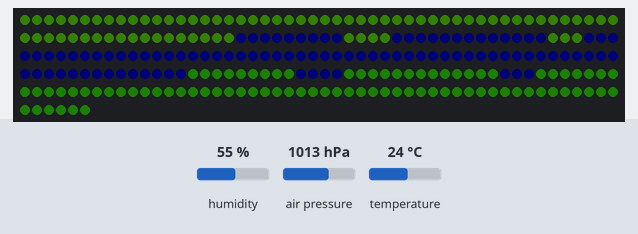
Bench run of a program on a simulated Raspberry Pi Pico running MicroPython. On the bench: 256 RGB LEDs in strip order, left to right, continuing on the next row. Inputs (shaded band) come from the test bench; at power-on: humidity 55 %, air pressure 1013 hPa, temperature 24 °C. Dim RGB values are drawn brighter than linear; library files of the repository ran but are not shown: bme280.py, ws2812.py; what the program prints to the serial console is not drawn.

Above: at 1.2 s.
1.3 s: humidity set to 22 %
At 2.2 s:
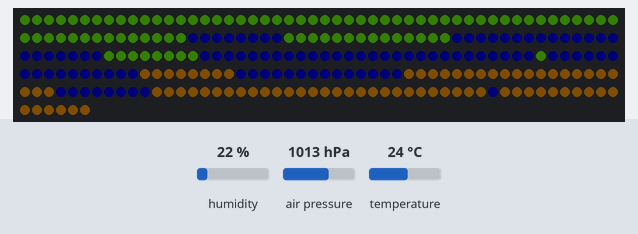
4.3 s: air pressure set to 952 hPa
At 6.5 s:
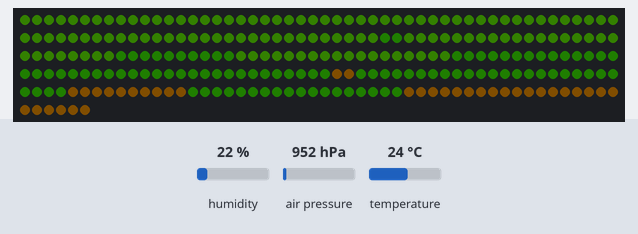
7.3 s: temperature set to 12 °C
At 8.5 s:
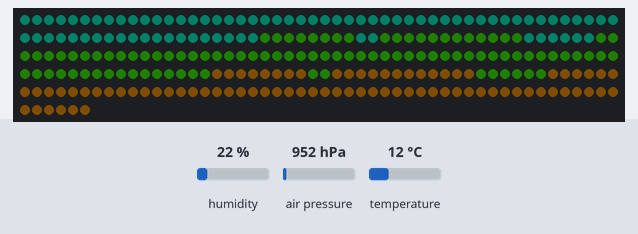
10.3 s: humidity set to 68 %
At 11.9 s:
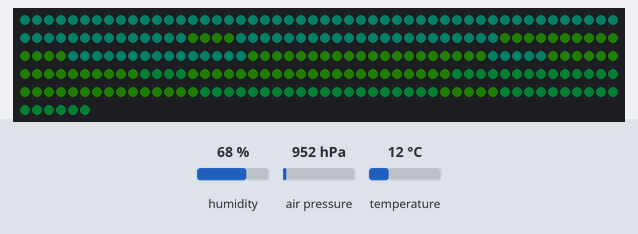
13.3 s: air pressure set to 1000 hPa
At 14.6 s:
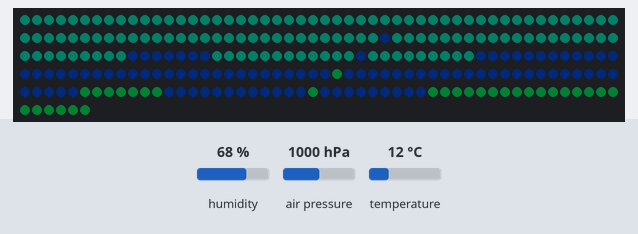
16.3 s: temperature set to 33 °C
At 18.2 s:
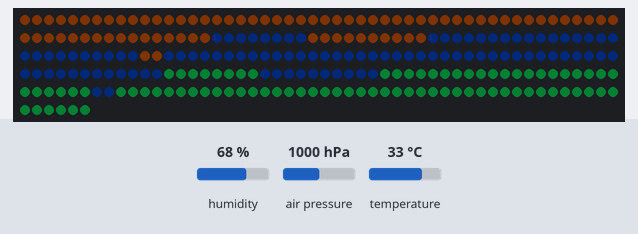
Timing chart, 0 to 19.7 s (numbered marks = the images above; inputs shaded):
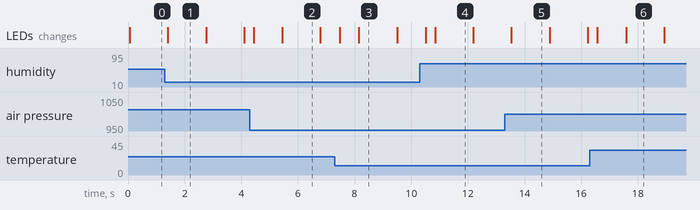

Measured:
- after the input at 1.3 s, the LEDs: change after 0.11 s (image 1)
- after the input at 4.3 s, the LEDs: first change after 0.14 s (image 2 shows a later state)
- after the input at 7.3 s, the LEDs: first change after 0.17 s (image 3 shows a later state)
- after the input at 10.3 s, the LEDs: first change after 0.21 s (image 4 shows a later state)
- after the input at 13.3 s, the LEDs: change after 0.24 s (image 5)
- after the input at 16.3 s, the LEDs: first change after 0.27 s (image 6 shows a later state)
- what the display in image 1 shows lasts 1.4 s, from 1.4 s to 2.8 s

The program:

main.py
```python
from machine import Pin, I2C
import time
import math
import bme280
from ws2812 import *
from neopixel import NeoPixel


"""
h = (101,325/P - 1) * (T + 273.15) / 6.5
h is the altitude in meters.
P0 is the pressure at sea level (reference pressure) in Pascals.
P is the current pressure in Pascals.
T is the current temperature in Celsius.
L is the average temperature lapse rate (approximately 6.5 °C/km).
"""
SEA_LEVEL_PRESSURE = 1013.25  # in hPa
METERS_TO_FEET = 3.28084
NUM_LEDS = 256

def main():
    # Use I2C0 on GP4 (SDA), GP5 (SCL)
    i2c = I2C(0, scl=Pin(5), sda=Pin(4), freq=100_000)
    pin = Pin(18)

    # Initialize LED object
    strip = NeoPixel(pin, NUM_LEDS)

    remapped_leds = remap_leds()

    # Check if sensor is detected
    while (1):
        devices = i2c.scan()
        if not devices:
            print("No I2C devices found.")
            time.sleep(0.5)
        else:
            break

    print("I2C devices found:", devices)
    bme = bme280.BME280(i2c=i2c)

    i = 0

    while True:
        temp, pres, hum = bme.read_compensated_data()

        temp_k = (temp/100) + 273.15

        temp = (temp / 100) * 9/5 + 32
        hum = (hum / 1024)

        # Constants
        R = 8.31432       # J/(mol·K)
        g = 9.80665       # m/s²
        M = 0.0289644     # kg/mol

        # Convert pressures to Pascals (if needed)
        P = pres / 25600
        P0 = SEA_LEVEL_PRESSURE

        # Hypsometric formula
        altitude = (R * temp_k) / (g * M) * math.log(P0 / P)
        altitude = 44330.0 * (1.0 - ((pres / 25600) / SEA_LEVEL_PRESSURE) ** 0.1903)
        altitude *= METERS_TO_FEET

        strip = sensor_wave(strip, remapped_leds, i, brightness=0.02, temperature=temp, altitude=altitude, humidity=hum)
        strip.write()

        i += 1

        time.sleep(0.3)

if __name__ == "__main__":
    main()
```
